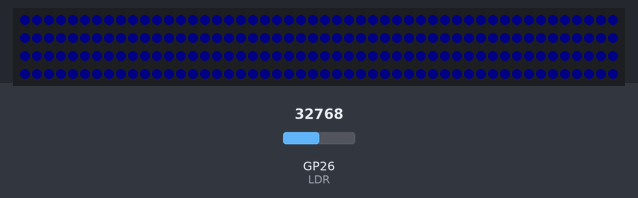
A program run on a simulated Raspberry Pi Pico running MicroPython. On the bench: 200 RGB LEDs in strip order, left to right, continuing on the next row. The inputs (shaded band) are chosen by the test bench; at power-on: GP26 (LDR) = 32768 (analog values on the 0–65535 scale). Dim RGB values are drawn brighter than linear; library files of the repository ran but are not shown: neopixel.py.

Above: at 1.2 s.
1.3 s: GP26 (LDR) set to 0
At 2.5 s:
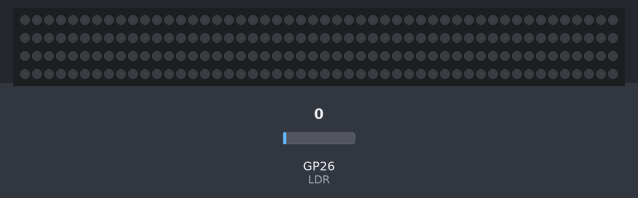
2.8 s: GP26 (LDR) set to 7864
At 3.7 s:
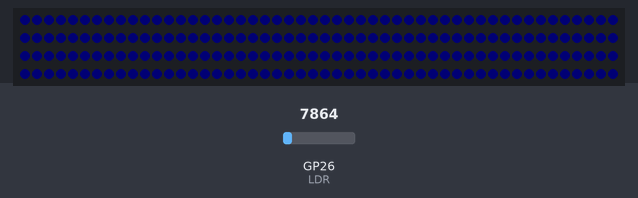
4.3 s: GP26 (LDR) set to 57670
Timing chart, 0 to 7.3 s (numbered marks = the images above; inputs shaded):
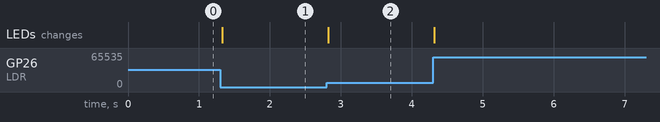

Measured:
- after the input at 1.3 s, the LEDs: change at once (image 1)
- after the input at 2.8 s, the LEDs: change at once (image 2)

The program:

LDR.py
```python
from machine import Pin, ADC
import neopixel
import time

LDR = ADC(26)

strip=neopixel.NeoPixel()
strip.pixels_fill(strip.BLUE)
while True:
    # martix brightens with ambient brightness
    #strip.brightness = 0.7*(1-LDR.read_u16()/65535)

    # martix darkens with ambient brightness
    strip.brightness = LDR.read_u16()/65536
    #strip.brightness = 0.1
#     print(LDR.read_u16())
    strip.pixels_show()   
```
